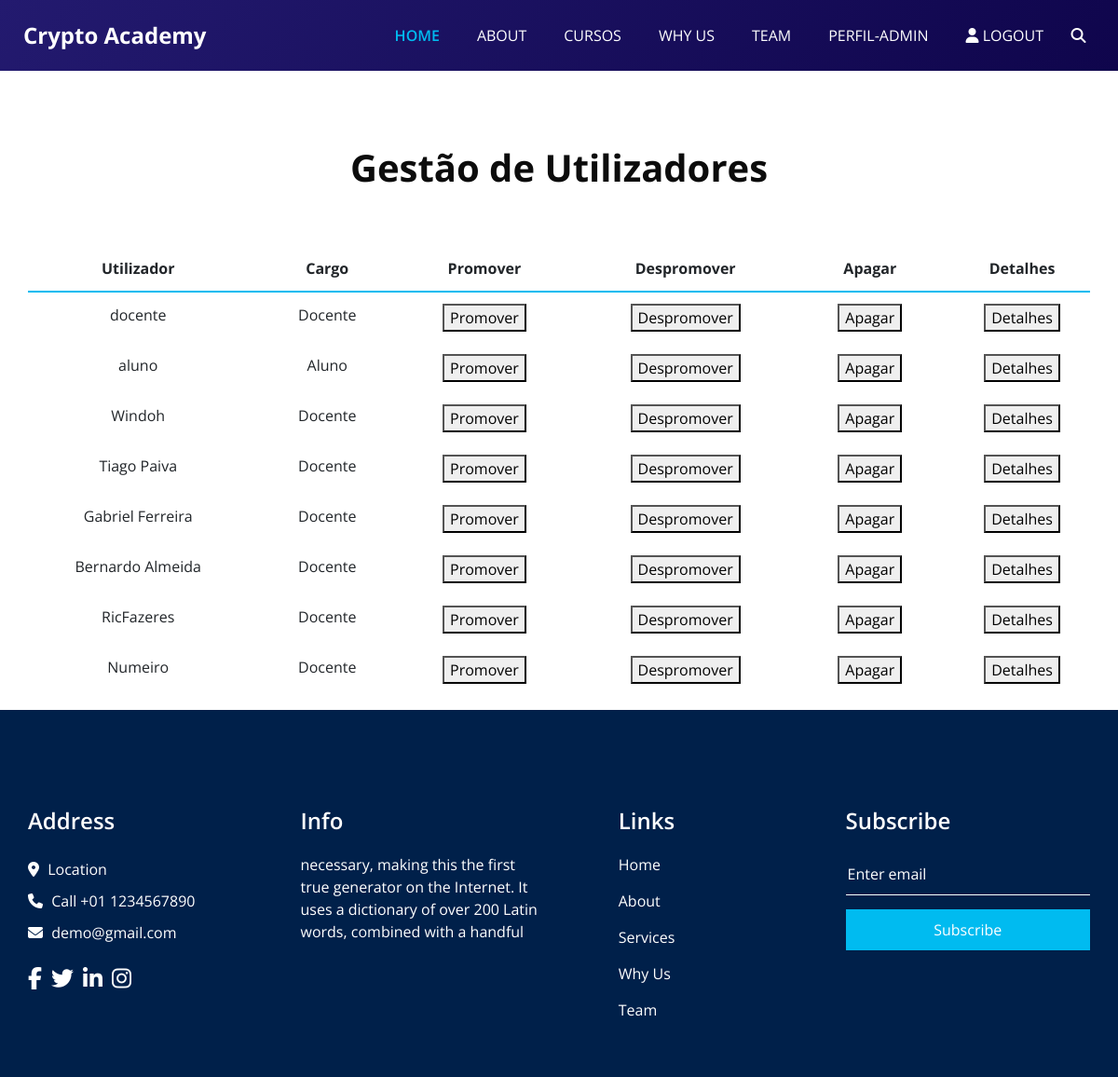
The page /paginas/gestaoUtilizadores.php (signed in) on the database its author committed.
### tables this page shows
CREATE TABLE `utilizador` (
                              `id_utilizador` int(11) NOT NULL,
                              `username` varchar(50) NOT NULL,
                              `password` varchar(100) NOT NULL,
                              `email` varchar(150) NOT NULL,
                              `tipo_utilizador` int(11) NOT NULL DEFAULT 1
);

### paginas/gestaoUtilizadores.php (the view, shortened to what this page needs)
<?php
global $conn;
$user = $_SESSION["user"];
$tipo = $_SESSION["tipo"];
?>
    <!DOCTYPE html>
    <html>
    <head>
        <link rel="stylesheet" type="text/css" href="bootstrap.css" />
        <link rel="stylesheet" type="text/css" href="https://cdnjs.cloudflare.com/ajax/libs/OwlCarousel2/2.3.4/assets/owl.carousel.min.css" />
        <link href="font-awesome.min.css" rel="stylesheet" />
        <link href="style.css" rel="stylesheet" />
        <link href="responsive.css" rel="stylesheet" />
    </head>
    <body class="sub_page">
    <div class="hero_area">
        <header class="header_section">
            <div class="container-fluid">
                <nav class="navbar navbar-expand-lg custom_nav-container ">
                    <a class="navbar-brand" href="paginaPrincipal.php">
            <span>
              Crypto Academy
            </span>
                    </a>
                    <div class="collapse navbar-collapse" id="navbarSupportedContent">
                        <ul class="navbar-nav  ">
                            <li class="nav-item active">
                                <a class="nav-link" href="paginaPrincipal.php">Home <span class="sr-only">(current)</span></a>
                            </li>
                            <li class="nav-item">
                                <a class="nav-link" href="about.html"> About</a>
                            </li>
                            <li class="nav-item">
                                <a class="nav-link" href="cursos.php">Cursos</a>
                            </li>
                            <li class="nav-item">
                                <a class="nav-link" href="why.html">Why Us</a>
                            </li>
                            <li class="nav-item">
                                <a class="nav-link" href="team.html">Team</a>
                            </li>
                            <?php
                            if(isset($_SESSION["user"])){
                                echo '
                                <li class="nav-item">
                                    <a class="nav-link" href="perfil.php">Perfil-'.$_SESSION["user"].'</a>
                                </li>
                             ';
                            }
                            ?>
                            <li class="nav-item">
                                <?php
                                if(isset($_SESSION["user"])){
                                    echo '<a class="nav-link" href="logout.php"> <i class="fa fa-user" aria-hidden="true"></i> Logout</a>';
                                }else{
                                    echo '<a class="nav-link" href="login.html"> <i class="fa fa-user" aria-hidden="true"></i> Login</a>';
                                }
                                ?>
                            </li>
                            <form class="form-inline">
                                <button class="btn  my-2 my-sm-0 nav_search-btn" type="submit">
                                    <i class="fa fa-search" aria-hidden="true"></i>
                                </button>
                            </form>
                        </ul>
                    </div>
                </nav>
            </div>
        </header>
    </div>
    <div class="heading_container heading_center" style="margin-top: 80px">
        <h2>
            Gestão de Utilizadores <span></span>
        </h2>
        <div class="container">
            <table class="table table-primary table-sortable" role="grid">
                <thead>
                    <tr>
                        <th class="text-center header" scope="col" role="columnheader"><span>Utilizador</span></th>
                        <th class="text-center header" scope="col" role="columnheader"><span>Cargo</span></th>
                        <th class="text-center header" scope="col" role="columnheader"><span>Promover</span></th>
                        <th class="text-center header" scope="col" role="columnheader"><span>Despromover</span></th>
                        <th class="text-center header" scope="col" role="columnheader"><span>Apagar</span></th>
                        <th class="text-center header" scope="col" role="columnheader"><span>Detalhes</span></th>
                    </tr>
                </thead>
                <tbody>
                <div class="botoes_gest">
                    <?php
                        $sql = "SELECT username, tipo_utilizador, id_utilizador FROM utilizador WHERE username != '$user'";
                        $result = mysqli_query($conn, $sql);
                        if(mysqli_num_rows($result)>0){
                            while($row = mysqli_fetch_assoc($result)){
                                $utilizador = $row["username"];
                                $tipo_utilizador = $row["tipo_utilizador"];
                                $id_utilizador = $row["id_utilizador"];
                                switch ($tipo_utilizador){
                                    case DOCENTE:
                                        $tipo = "Docente";
                                        break;
                                    case ALUNO:
                                        $tipo = "Aluno";
                                        break;
                                }
                                if($tipo_utilizador == CLIENTE){
                                    echo "
                                    <tr>
                                        <td class='text-center'>$utilizador</td>
                                        <td class='text-center'>$tipo</td>
                                        <td class='text-center'><a href='promocao.php?promover=1&id=$id_utilizador'><button>Promover</button></a></td>
                                        <td class='text-center'>/</td>
                                        <td class='text-center'><a href='apagar.php?user=$utilizador'><button>Apagar</button></a></td>
                                        <td class='text-center'>/</td>
                                    </tr>
                                ";
                                }else{
                                    echo "
                                    <tr>
                                        <td class='text-center'>$utilizador</td>
                                        <td class='text-center'>$tipo</td>
                                        <td class='text-center'><a href='promocao.php?promover=1&id=$id_utilizador'><button>Promover</button></a></td>
                                        <td class='text-center'><a href='promocao.php?promover=0&id=$id_utilizador'><button>Despromover</button></a></td>
                                        <td class='text-center'><a href='apagar.php?user=$utilizador'><button>Apagar</button></a></td>
                                        <td class='text-center'><a href='gerirDados.php?id=".$id_utilizador."&utilizador=1'><button>Detalhes</button></a></td>
                                    </tr>
                                ";
                                }
                            }
                        }
                    ?>
        </div>
        </tbody>
        </table>
    </div>
    </div>
    <section class="info_section layout_padding2">
        <div class="container">
            <div class="row">
                <div class="col-md-6 col-lg-3 info_col">
                    <div class="info_contact">
                        <h4>
                            Address
                        </h4>
                        <div class="contact_link_box">
                            <a href="">
                                <i class="fa fa-map-marker" aria-hidden="true"></i>
                                <span>
                  Location
                </span>
                            </a>
                            <a href="">
                                <i class="fa fa-phone" aria-hidden="true"></i>
                                <span>
                  Call +01 1234567890
                </span>
                            </a>
                            <a href="">
                                <i class="fa fa-envelope" aria-hidden="true"></i>
                                <span>
                  demo@gmail.com
                </span>
                            </a>
                        </div>
                    </div>
                    <div class="info_social">
                        <a href="">
                            <i class="fa fa-facebook" aria-hidden="true"></i>
                        </a>
                        <a href="">
                            <i class="fa fa-twitter" aria-hidden="true"></i>
                        </a>
                        <a href="">
                            <i class="fa fa-linkedin" aria-hidden="true"></i>
                        </a>
                        <a href="">
                            <i class="fa fa-instagram" aria-hidden="true"></i>
                        </a>
                    </div>
                </div>
                <div class="col-md-6 col-lg-3 info_col">
                    <div class="info_detail">
                        <h4>
                            Info
                        </h4>
                        <p>
                            necessary, making this the first true generator on the Internet. It uses a dictionary of over 200 Latin words, combined with a handful
                        </p>
                    </div>
                </div>
                <div class="col-md-6 col-lg-2 mx-auto info_col">
                    <div class="info_link_box">
                        <h4>
                            Links
                        </h4>
                        <div class="info_links">
                            <a class="active" href="paginaPrincipal.php">
                                Home
                            </a>
                            <a class="" href="about.html">
                                About
                            </a>
                            <a class="" href="cursos.php">
                                Services
                            </a>
                            <a class="" href="why.html">
                                Why Us
                            </a>
                            <a class="" href="team.html">
                                Team
                            </a>
                        </div>
                    </div>
                </div>
                <div class="col-md-6 col-lg-3 info_col ">
                    <h4>
                        Subscribe
                    </h4>
                    <form action="#">
                        <input type="text" placeholder="Enter email" />
                        <button type="submit">
                            Subscribe
                        </button>
                    </form>
                </div>
            </div>
        </div>
    </section>
    </body>
    </html>

### paginas/style.css (style rules this page uses)
body { font-family: "Open Sans", sans-serif; color: #0c0c0c; background-color: #ffffff; overflow-x: hidden; }
.layout_padding2 { padding: 75px 0; }
.heading_container { display: -webkit-box; display: -ms-flexbox; display: flex; -webkit-box-orient: vertical; -webkit-box-direction: normal; -ms-flex-direction: column; flex-direction: column; -webkit-box-align: start; -ms-flex-align: start; align-items: flex-start; }
.heading_container h2 { position: relative; font-weight: bold; font-size: 40px; margin-bottom: 0; }
.heading_container.heading_center { -webkit-box-align: center; -ms-flex-align: center; align-items: center; text-align: center; }
a, a:hover, a:focus { text-decoration: none; }
.btn, .btn:focus { outline: none !important; -webkit-box-shadow: none; box-shadow: none; }
.hero_area { position: relative; min-height: 100vh; display: -webkit-box; display: -ms-flexbox; display: flex; -webkit-box-orient: vertical; -webkit-box-direction: normal; -ms-flex-direction: column; flex-direction: column; }
.sub_page .hero_area { min-height: auto; background: linear-gradient(130deg, #231a6f, #0f054c); }
.header_section { padding: 15px 0; }
.header_section .container-fluid { padding-right: 25px; padding-left: 25px; }
.navbar-brand span { font-weight: bold; font-size: 24px; color: #ffffff; }
.custom_nav-container { padding: 0; }
.custom_nav-container .navbar-nav { margin-left: auto; }
.custom_nav-container .navbar-nav .nav-item .nav-link { padding: 5px 20px; color: #ffffff; text-align: center; text-transform: uppercase; border-radius: 5px; -webkit-transition: all 0.3s; transition: all 0.3s; }
.custom_nav-container .navbar-nav .nav-item:hover .nav-link, .custom_nav-container .navbar-nav .nav-item.active .nav-link { color: #00bbf0; }
.custom_nav-container .navbar-nav .nav-item.active .nav-link { font-weight: 600; }
.custom_nav-container .nav_search-btn { width: 35px; height: 35px; padding: 0; border: none; color: #ffffff; }
.info_section { background-color: #00204a; color: #ffffff; padding: 45px 0 15px 0; }
.info_section h4 { font-weight: 600; margin-bottom: 20px; }
.info_section .info_col { margin-bottom: 30px; }
.info_section .info_contact .contact_link_box { display: -webkit-box; display: -ms-flexbox; display: flex; -webkit-box-orient: vertical; -webkit-box-direction: normal; -ms-flex-direction: column; flex-direction: column; }
.info_section .info_contact .contact_link_box a { margin: 5px 0; color: #ffffff; }
.info_section .info_contact .contact_link_box a i { margin-right: 5px; }
.info_section .info_social { display: -webkit-box; display: -ms-flexbox; display: flex; margin-top: 20px; margin-bottom: 10px; }
.info_section .info_social a { display: -webkit-box; display: -ms-flexbox; display: flex; -webkit-box-pack: center; -ms-flex-pack: center; justify-content: center; -webkit-box-align: center; -ms-flex-align: center; align-items: center; color: #ffffff; border-radius: 100%; margin-right: 10px; font-size: 24px; }
.info_section .info_links { display: -webkit-box; display: -ms-flexbox; display: flex; -webkit-box-orient: vertical; -webkit-box-direction: normal; -ms-flex-direction: column; flex-direction: column; -ms-flex-wrap: wrap; flex-wrap: wrap; }
.info_section .info_links a { display: -webkit-box; display: -ms-flexbox; display: flex; -webkit-box-align: center; -ms-flex-align: center; align-items: center; margin-bottom: 15px; color: #ffffff; }
.info_section form input { border: none; border-bottom: 1px solid #ffffff; background-color: transparent; width: 100%; height: 45px; color: #ffffff; outline: none; }
.info_section form input::placeholder { color: #ffffff; }
.info_section form button { width: 100%; text-align: center; display: inline-block; padding: 10px 55px; background-color: #00bbf0; color: #ffffff; border-radius: 0; -webkit-transition: all 0.3s; transition: all 0.3s; border: none; margin-top: 15px; }
.container { margin-top: 5%; }

### paginas/responsive.css (style rules this page uses)
@media (min-width: 1200px) { .container { max-width: 1170px; } }

### rows shown on the page
utilizador: username "docente", tipo_utilizador "Docente"
utilizador: username "aluno", tipo_utilizador "Aluno"
utilizador: username "Windoh", tipo_utilizador "Docente"
utilizador: username "Tiago Paiva", tipo_utilizador "Docente"
utilizador: username "Gabriel Ferreira", tipo_utilizador "Docente"
utilizador: username "Bernardo Almeida", tipo_utilizador "Docente"
utilizador: username "RicFazeres", tipo_utilizador "Docente"
utilizador: username "Numeiro", tipo_utilizador "Docente"

### other values the page prints
$_SESSION["user"] "ADMIN"
